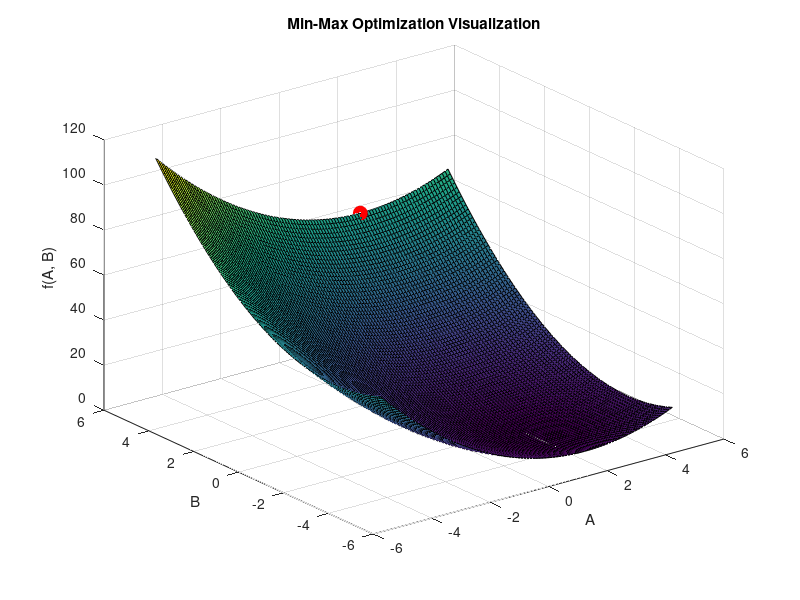

MATLAB code for this plot:
clear all
clc


% Define the function f(A, B)
f = @(A, B) (A - 2).^2 + (B + 3).^2;

% Range of A values to test
A_values = -5:0.1:5;

% Initialize variables to store results
min_max_value = Inf; % Start with a large value for minimum of max
optimal_A = NaN;

% Loop over each A to find the corresponding B that maximizes f(A, B)
for A = A_values
    % Define the inner maximization problem for B
    B_values = -5:0.01:5; % Range of B values
    f_values = f(A, B_values); % Calculate f(A, B) for fixed A and varying B
    [max_value, max_index] = max(f_values); % Find max over B
    
    % Check if this max value is the minimum encountered so far
    if max_value < min_max_value
        min_max_value = max_value;
        optimal_A = A;
        optimal_B = B_values(max_index);
    end
end

% Display the optimal results
fprintf('Optimal A that minimizes max value of f(A, B): %.2f\n', optimal_A);
fprintf('Corresponding B that maximizes f(A, B): %.2f\n', optimal_B);
fprintf('Minimum of the maximum values: %.2f\n', min_max_value);

% Plot the function f(A, B) for visualization
[A_grid, B_grid] = meshgrid(-5:0.1:5, -5:0.1:5);
f_grid = f(A_grid, B_grid);
figure;
surf(A_grid, B_grid, f_grid);
xlabel('A');
ylabel('B');
zlabel('f(A, B)');
title('Min-Max Optimization Visualization');
hold on;
plot3(optimal_A, optimal_B, min_max_value, 'ro', 'MarkerSize', 10, 'MarkerFaceColor', 'r');
hold off;
